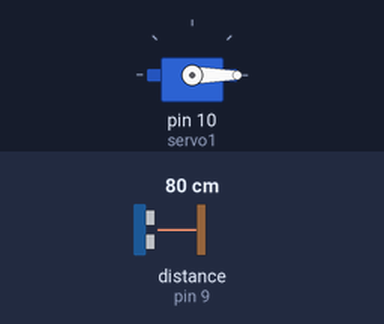
Bench run of a sketch on a simulated Arduino Uno, built with avr-gcc and run on an emulated ATmega328P. Parts: servo. Wiring (inferred from the names in the program): ultrasonic range finder: trigger pin 8; echo pin 9. The inputs (shaded band) are chosen by the test bench; at power-on: distance to the obstacle (sensor on pin 9) 80 cm. The echo pulse lasts 58.3 µs per cm.

Above: at 1.2 s.
1.3 s: distance to the obstacle (sensor on pin 9) set to 2 cm
At 1.9 s:
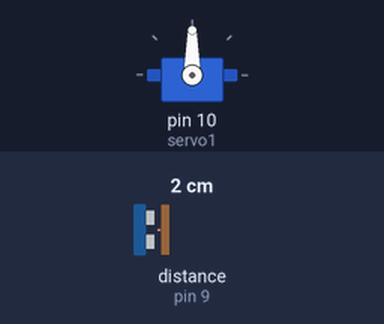
2.8 s: distance to the obstacle (sensor on pin 9) set to 10 cm
4.3 s: distance to the obstacle (sensor on pin 9) set to 14 cm
At 5.4 s:
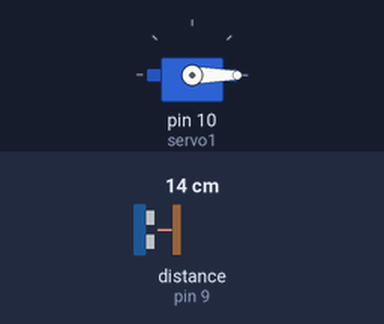
5.8 s: distance to the obstacle (sensor on pin 9) set to 4 cm
At 6.5 s:
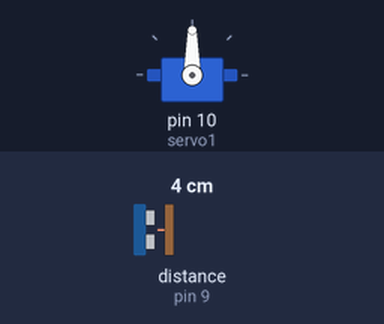
Timing chart, 0 to 8.3 s (numbered marks = the images above; inputs shaded):
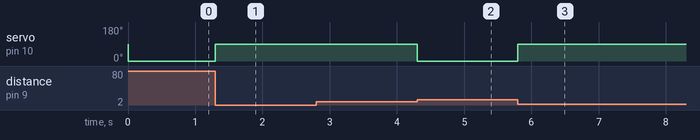

Measured:
- the behaviour switches between 11 and 12 cm on distance to the obstacle (sensor on pin 9) (found by bisection; images 1 and 2)
- after the input at 1.3 s, servo on pin 10 (servo1): 0° → 90° at once
- after the input at 2.8 s, every drawn part: stays the same
- after the input at 4.3 s, servo on pin 10 (servo1): 90° → 0° at once
- after the input at 5.8 s, servo on pin 10 (servo1): 0° → 90° at once

The sketch:

servo_with_us.ino
```cpp
#include <Servo.h>
Servo servo1;
int trigPin = 8;
int echoPin = 9;
long distance;
long duration;

void setup()
{
servo1.attach(10);
 pinMode(trigPin, OUTPUT);
 pinMode(echoPin, INPUT);// put your setup code here, to run once:
}

void loop() {
  ultra();
  servo1.write(0);
  if(distance <= 10){
  servo1.write(90);
  }
}

void ultra(){
  digitalWrite(trigPin, LOW);
  delayMicroseconds(2);
  digitalWrite(trigPin, HIGH);
  delayMicroseconds(10);
  digitalWrite(trigPin, LOW);
  duration = pulseIn(echoPin, HIGH);
  distance = duration*0.034/2;
  Serial.println(distance);
  }
```
